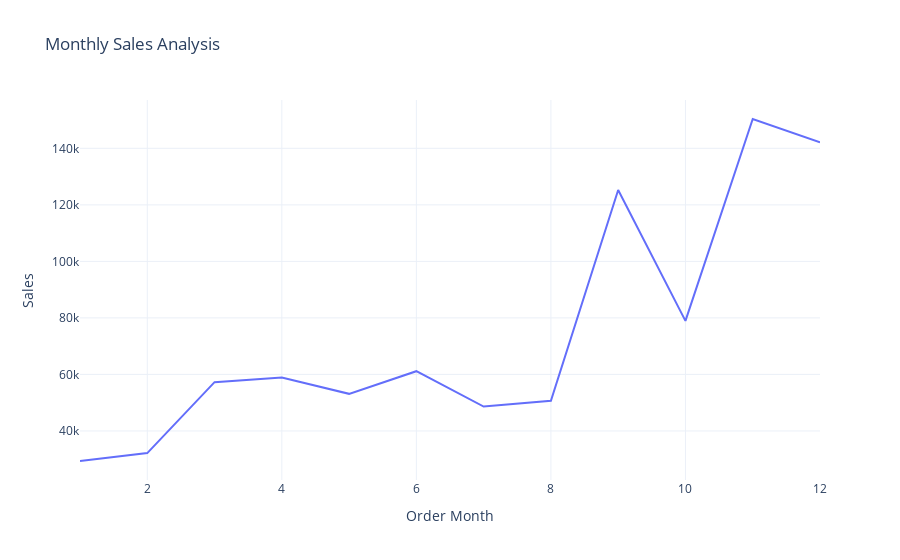

The notebook cell this image was saved under:
### Code cell
sales_by_month = data.groupby("Order Month")["Sales"].sum().reset_index()
fig = px.line(sales_by_month,
             x="Order Month",
             y="Sales",
             title = "Monthly Sales Analysis")
fig.show()

### Figure 1 — Plotly figure (JSON) as saved in the notebook; plotly's stock layout.template omitted (floating-point values rounded to 4 significant figures)
{"data": [{"hovertemplate": "Order Month=%{x}<br>Sales=%{y}<extra></extra>", "legendgroup": "", "line": {"color": "#636efa", "dash": "solid"}, "marker": {"symbol": "circle"}, "mode": "lines", "name": "", "orientation": "v", "showlegend": false, "type": "scatter", "x": [1, 2, 3, 4, 5, 6, 7, 8, 9, 10, 11, 12], "xaxis": "x", "y": [29370.0, 32170.0, 57260.0, 58890.0, 53130.0, 61140.0, 48620.0, 50660.0, 125200.0, 78960.0, 150400.0, 142100.0], "yaxis": "y"}], "layout": {"legend": {"tracegroupgap": 0}, "title": {"text": "Monthly Sales Analysis"}, "xaxis": {"anchor": "y", "domain": [0, 1], "title": {"text": "Order Month"}}, "yaxis": {"anchor": "x", "domain": [0, 1], "title": {"text": "Sales"}}}}
